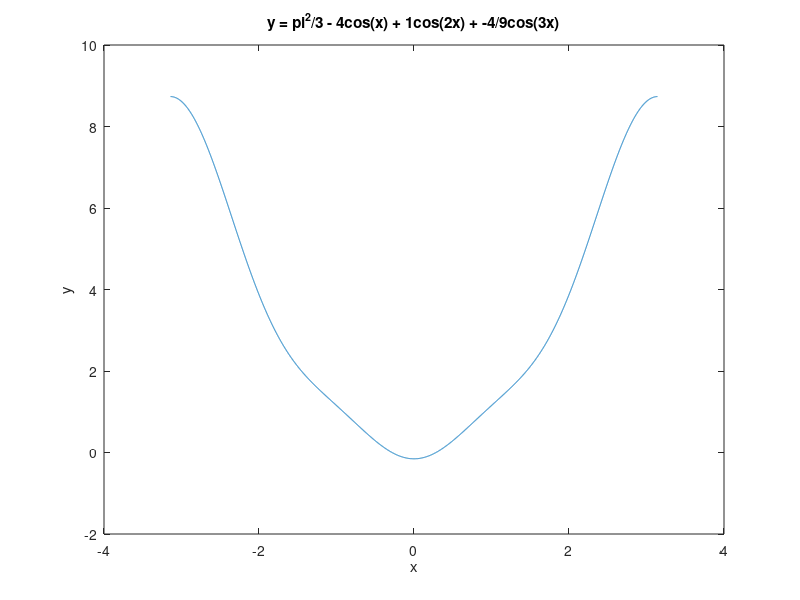

Here is the MATLAB script that generated this plot:
%%% =======================================================================
%%% Approximating y = x^2 with a Fourier series and recovering the
%%% sine and cosine coefficients.
%%% Author: Vladimir Kulyukin
%%% =======================================================================
DELTA = 0.001;
x = -pi:DELTA:pi;
a1 = -4;
a2 = 1;
a3 = -4/9.0;
w1 = 1;
w2 = 2;
w3 = 3;

y = arrayfun(@(x) (pi^2)/3 + a1*cos(w1*x)+a2*cos(w2*x)+a3*cos(w3*x), x);
y2 = arrayfun(@(x) x^2, x);

figure(1);
plot(x, y);
xlabel('x');
ylabel('y');
title('y = pi^2/3 - 4cos(x) + 1cos(2x) + -4/9cos(3x)');

%% Math
%% Recall that the constant term A = pi^2/3 = a0/2. Thus,
%% a0 should be 2*A.
%% a0 = 1/pi*integral(-pi, pi){f(x)*cos(0x)}dx
%% a1 = 1/pi*integral(-pi, pi){f(x)*cos(1x)}dx
%% a2 = 1/pi*integral(-pi, pi){f(x)*cos(2x)}dx
%% a3 = 1/pi*integral(-pi, pi){f(x)*cos(3x)}dx
%% b1 = 1/pi*integral(-pi, pi){f(x)*sin(x)}dx
%% b2 = 1/pi*integral(-pi, pi){f(x)*sin(2x)}dx
%% b3 = 1/pi*integral(-pi, pi){f(x)*sin(3x)}dx

%% Computational Approximations
%% aa0 = 1/pi*sum(-pi, pi){y*cos(0x)}
%% aa1 = 1/pi*sum(-pi, pi){y*cos(x)}
%% aa2 = 1/pi*sum(-pi, pi){y*cos(2x)}
%% aa3 = 1/pi*sum(-pi, pi){y*cos(3x)}
%% ab1 = 1/pi*sum(-pi, pi){y*sin(x)}
%% ab2 = 1/pi*sum(-pi, pi){y*sin(2x)}
%% ab3 = 1/pi*sum(-pi, pi){y*sin(3x)}

aa0 = 1/pi*sum(y.*cos(0*x));
aa0 = aa0*DELTA;
aa1 = 1/pi*sum(y.*cos(w1*x));
aa1 = aa1*DELTA;
aa2 = 1/pi*sum(y.*cos(w2*x));
aa2 = aa2*DELTA;
aa3 = 1/pi*sum(y.*cos(w3*x));
aa3 = aa3*DELTA;

ab1 = 1/pi*sum(y.*sin(w1*x));
ab2 = 1/pi*sum(y.*sin(w2*x));
ab3 = 1/pi*sum(y.*sin(w3*x));
ab1 = ab1*DELTA;
ab2 = ab2*DELTA;
ab3 = ab3*DELTA;

%% approximations with y = x^2
aaa0 = 1/pi*sum(y2.*cos(0*x));
aaa0 = aaa0*DELTA;
aaa1 = 1/pi*sum(y2.*cos(w1*x));
aaa1 = aaa1*DELTA;
aaa2 = 1/pi*sum(y2.*cos(w2*x));
aaa2 = aaa2*DELTA;
aaa3 = 1/pi*sum(y2.*cos(w3*x));
aaa3 = aaa3*DELTA;

%%% 
abb1 = 1/pi*sum(y2.*sin(w1*x));
abb2 = 1/pi*sum(y2.*sin(w2*x));
abb3 = 1/pi*sum(y2.*sin(w3*x));
abb1 = abb1*DELTA;
abb2 = abb2*DELTA;
abb3 = abb3*DELTA;
